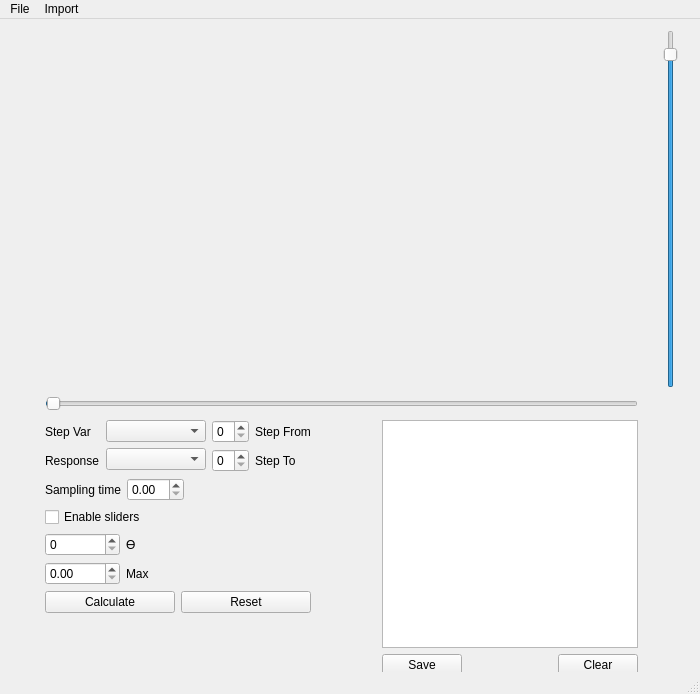
<?xml version="1.0" encoding="UTF-8"?>
<ui version="4.0">
 <class>MainWindow</class>
 <widget class="QMainWindow" name="MainWindow">
  <property name="geometry">
   <rect>
    <x>0</x>
    <y>0</y>
    <width>700</width>
    <height>694</height>
   </rect>
  </property>
  <property name="windowTitle">
   <string>MainWindow</string>
  </property>
  <widget class="QWidget" name="centralwidget">
   <widget class="QWidget" name="">
    <property name="geometry">
     <rect>
      <x>5</x>
      <y>11</y>
      <width>673</width>
      <height>646</height>
     </rect>
    </property>
    <layout class="QVBoxLayout" name="verticalLayout_6">
     <item>
      <layout class="QHBoxLayout" name="horizontalLayout_10">
       <item>
        <widget class="QWidget" name="wi_plot" native="true">
         <property name="minimumSize">
          <size>
           <width>600</width>
           <height>0</height>
          </size>
         </property>
        </widget>
       </item>
       <item>
        <spacer name="Dw_area_vertical_spacer">
         <property name="orientation">
          <enum>Qt::Vertical</enum>
         </property>
         <property name="sizeHint" stdset="0">
          <size>
           <width>20</width>
           <height>358</height>
          </size>
         </property>
        </spacer>
       </item>
       <item>
        <widget class="QSlider" name="MaxValueSlider">
         <property name="maximum">
          <number>100</number>
         </property>
         <property name="sliderPosition">
          <number>95</number>
         </property>
         <property name="orientation">
          <enum>Qt::Vertical</enum>
         </property>
        </widget>
       </item>
      </layout>
     </item>
     <item>
      <layout class="QHBoxLayout" name="horizontalLayout_4">
       <item>
        <spacer name="horizontalSpacer_6">
         <property name="orientation">
          <enum>Qt::Horizontal</enum>
         </property>
         <property name="sizeType">
          <enum>QSizePolicy::Minimum</enum>
         </property>
         <property name="sizeHint" stdset="0">
          <size>
           <width>40</width>
           <height>20</height>
          </size>
         </property>
        </spacer>
       </item>
       <item>
        <widget class="QSlider" name="ResponseValueSlider">
         <property name="maximum">
          <number>8000</number>
         </property>
         <property name="sliderPosition">
          <number>10</number>
         </property>
         <property name="orientation">
          <enum>Qt::Horizontal</enum>
         </property>
        </widget>
       </item>
       <item>
        <spacer name="horizontalSpacer_4">
         <property name="orientation">
          <enum>Qt::Horizontal</enum>
         </property>
         <property name="sizeType">
          <enum>QSizePolicy::Minimum</enum>
         </property>
         <property name="sizeHint" stdset="0">
          <size>
           <width>40</width>
           <height>20</height>
          </size>
         </property>
        </spacer>
       </item>
      </layout>
     </item>
     <item>
      <layout class="QHBoxLayout" name="horizontalLayout_13">
       <item>
        <spacer name="horizontalSpacer_2">
         <property name="orientation">
          <enum>Qt::Horizontal</enum>
         </property>
         <property name="sizeType">
          <enum>QSizePolicy::Minimum</enum>
         </property>
         <property name="sizeHint" stdset="0">
          <size>
           <width>40</width>
           <height>20</height>
          </size>
         </property>
        </spacer>
       </item>
       <item>
        <layout class="QVBoxLayout" name="verticalLayout_8">
         <item>
          <layout class="QVBoxLayout" name="verticalLayout_4">
           <item>
            <layout class="QHBoxLayout" name="horizontalLayout_11">
             <item>
              <layout class="QHBoxLayout" name="horizontalLayout">
               <item>
                <layout class="QVBoxLayout" name="verticalLayout_2">
                 <item>
                  <widget class="QLabel" name="step_var_layout">
                   <property name="text">
                    <string>Step Var</string>
                   </property>
                  </widget>
                 </item>
                 <item>
                  <widget class="QLabel" name="Response_var_layout">
                   <property name="text">
                    <string>Response</string>
                   </property>
                  </widget>
                 </item>
                </layout>
               </item>
               <item>
                <layout class="QVBoxLayout" name="verticalLayout">
                 <item>
                  <widget class="QComboBox" name="StepVarBox">
                   <property name="minimumSize">
                    <size>
                     <width>100</width>
                     <height>0</height>
                    </size>
                   </property>
                  </widget>
                 </item>
                 <item>
                  <widget class="QComboBox" name="ResponseVarBox">
                   <property name="minimumSize">
                    <size>
                     <width>100</width>
                     <height>0</height>
                    </size>
                   </property>
                  </widget>
                 </item>
                </layout>
               </item>
              </layout>
             </item>
             <item>
              <layout class="QVBoxLayout" name="verticalLayout_3">
               <item>
                <layout class="QHBoxLayout" name="horizontalLayout_7">
                 <item>
                  <widget class="QSpinBox" name="sB_from">
                   <property name="minimumSize">
                    <size>
                     <width>37</width>
                     <height>0</height>
                    </size>
                   </property>
                   <property name="maximumSize">
                    <size>
                     <width>37</width>
                     <height>16777215</height>
                    </size>
                   </property>
                  </widget>
                 </item>
                 <item>
                  <widget class="QLabel" name="label_3">
                   <property name="text">
                    <string>Step From</string>
                   </property>
                  </widget>
                 </item>
                </layout>
               </item>
               <item>
                <layout class="QHBoxLayout" name="horizontalLayout_8">
                 <item>
                  <widget class="QSpinBox" name="sB_to">
                   <property name="minimumSize">
                    <size>
                     <width>37</width>
                     <height>0</height>
                    </size>
                   </property>
                   <property name="maximumSize">
                    <size>
                     <width>37</width>
                     <height>16777215</height>
                    </size>
                   </property>
                  </widget>
                 </item>
                 <item>
                  <widget class="QLabel" name="label_4">
                   <property name="text">
                    <string>Step To</string>
                   </property>
                  </widget>
                 </item>
                </layout>
               </item>
              </layout>
             </item>
            </layout>
           </item>
           <item>
            <layout class="QHBoxLayout" name="horizontalLayout_12">
             <item>
              <layout class="QHBoxLayout" name="horizontalLayout_9">
               <item>
                <widget class="QLabel" name="label_5">
                 <property name="text">
                  <string>Sampling time</string>
                 </property>
                </widget>
               </item>
               <item>
                <widget class="QDoubleSpinBox" name="Sb_sampling_time"/>
               </item>
              </layout>
             </item>
             <item>
              <spacer name="horizontalSpacer_5">
               <property name="orientation">
                <enum>Qt::Horizontal</enum>
               </property>
               <property name="sizeType">
                <enum>QSizePolicy::MinimumExpanding</enum>
               </property>
               <property name="sizeHint" stdset="0">
                <size>
                 <width>40</width>
                 <height>20</height>
                </size>
               </property>
              </spacer>
             </item>
            </layout>
           </item>
          </layout>
         </item>
         <item>
          <widget class="QCheckBox" name="checkBox_enable_sliders">
           <property name="text">
            <string>Enable sliders</string>
           </property>
          </widget>
         </item>
         <item>
          <layout class="QVBoxLayout" name="verticalLayout_7">
           <item>
            <layout class="QHBoxLayout" name="horizontalLayout_6">
             <item>
              <widget class="QSpinBox" name="sB_theta">
               <property name="maximumSize">
                <size>
                 <width>75</width>
                 <height>16777215</height>
                </size>
               </property>
               <property name="maximum">
                <number>100000</number>
               </property>
              </widget>
             </item>
             <item>
              <widget class="QLabel" name="label">
               <property name="text">
                <string>ϴ</string>
               </property>
              </widget>
             </item>
            </layout>
           </item>
           <item>
            <layout class="QHBoxLayout" name="horizontalLayout_5">
             <item>
              <widget class="QDoubleSpinBox" name="sB_max">
               <property name="maximumSize">
                <size>
                 <width>75</width>
                 <height>16777215</height>
                </size>
               </property>
               <property name="singleStep">
                <double>0.010000000000000</double>
               </property>
              </widget>
             </item>
             <item>
              <widget class="QLabel" name="label_2">
               <property name="text">
                <string>Max</string>
               </property>
              </widget>
             </item>
            </layout>
           </item>
          </layout>
         </item>
         <item>
          <layout class="QHBoxLayout" name="horizontalLayout_2">
           <item>
            <widget class="QPushButton" name="pB_calculate">
             <property name="text">
              <string>Calculate</string>
             </property>
            </widget>
           </item>
           <item>
            <widget class="QPushButton" name="pB_reset">
             <property name="text">
              <string>Reset</string>
             </property>
            </widget>
           </item>
          </layout>
         </item>
         <item>
          <spacer name="verticalSpacer_2">
           <property name="orientation">
            <enum>Qt::Vertical</enum>
           </property>
           <property name="sizeHint" stdset="0">
            <size>
             <width>20</width>
             <height>40</height>
            </size>
           </property>
          </spacer>
         </item>
        </layout>
       </item>
       <item>
        <spacer name="horizontalSpacer">
         <property name="orientation">
          <enum>Qt::Horizontal</enum>
         </property>
         <property name="sizeType">
          <enum>QSizePolicy::MinimumExpanding</enum>
         </property>
         <property name="sizeHint" stdset="0">
          <size>
           <width>40</width>
           <height>20</height>
          </size>
         </property>
        </spacer>
       </item>
       <item>
        <layout class="QVBoxLayout" name="verticalLayout_5">
         <item>
          <widget class="QTextBrowser" name="resultBox">
           <property name="html">
            <string>&lt;!DOCTYPE HTML PUBLIC &quot;-//W3C//DTD HTML 4.0//EN&quot; &quot;http://www.w3.org/TR/REC-html40/strict.dtd&quot;&gt;
&lt;html&gt;&lt;head&gt;&lt;meta name=&quot;qrichtext&quot; content=&quot;1&quot; /&gt;&lt;style type=&quot;text/css&quot;&gt;
p, li { white-space: pre-wrap; }
&lt;/style&gt;&lt;/head&gt;&lt;body style=&quot; font-family:'MS Shell Dlg 2'; font-size:8.25pt; font-weight:400; font-style:normal;&quot;&gt;
&lt;p style=&quot;-qt-paragraph-type:empty; margin-top:0px; margin-bottom:0px; margin-left:0px; margin-right:0px; -qt-block-indent:0; text-indent:0px;&quot;&gt;&lt;br /&gt;&lt;/p&gt;&lt;/body&gt;&lt;/html&gt;</string>
           </property>
          </widget>
         </item>
         <item>
          <layout class="QHBoxLayout" name="horizontalLayout_3">
           <item>
            <widget class="QPushButton" name="pB_save">
             <property name="text">
              <string>Save</string>
             </property>
            </widget>
           </item>
           <item>
            <spacer name="spacer_save_clear">
             <property name="orientation">
              <enum>Qt::Horizontal</enum>
             </property>
             <property name="sizeHint" stdset="0">
              <size>
               <width>18</width>
               <height>20</height>
              </size>
             </property>
            </spacer>
           </item>
           <item>
            <widget class="QPushButton" name="pB_clear">
             <property name="text">
              <string>Clear</string>
             </property>
            </widget>
           </item>
          </layout>
         </item>
        </layout>
       </item>
       <item>
        <spacer name="horizontalSpacer_3">
         <property name="orientation">
          <enum>Qt::Horizontal</enum>
         </property>
         <property name="sizeType">
          <enum>QSizePolicy::Minimum</enum>
         </property>
         <property name="sizeHint" stdset="0">
          <size>
           <width>40</width>
           <height>20</height>
          </size>
         </property>
        </spacer>
       </item>
      </layout>
     </item>
    </layout>
   </widget>
  </widget>
  <widget class="QMenuBar" name="menubar">
   <property name="geometry">
    <rect>
     <x>0</x>
     <y>0</y>
     <width>700</width>
     <height>21</height>
    </rect>
   </property>
   <widget class="QMenu" name="menuFile">
    <property name="title">
     <string>File</string>
    </property>
    <widget class="QMenu" name="menuExport">
     <property name="title">
      <string>Export</string>
     </property>
     <addaction name="actionPDF"/>
     <addaction name="actionCustom"/>
    </widget>
    <addaction name="actionOpen"/>
    <addaction name="actionClose"/>
    <addaction name="separator"/>
    <addaction name="menuExport"/>
    <addaction name="separator"/>
    <addaction name="actionExit"/>
   </widget>
   <widget class="QMenu" name="menuImport">
    <property name="title">
     <string>Import</string>
    </property>
    <addaction name="actionImport_CSV_file"/>
   </widget>
   <addaction name="menuFile"/>
   <addaction name="menuImport"/>
  </widget>
  <widget class="QStatusBar" name="statusbar"/>
  <action name="actionOpen">
   <property name="text">
    <string>Open</string>
   </property>
  </action>
  <action name="actionClose">
   <property name="text">
    <string>Close</string>
   </property>
  </action>
  <action name="actionPDF">
   <property name="text">
    <string>PDF</string>
   </property>
  </action>
  <action name="actionCustom">
   <property name="text">
    <string>Custom</string>
   </property>
  </action>
  <action name="actionExit">
   <property name="text">
    <string>Exit</string>
   </property>
  </action>
  <action name="actionImport_CSV_file">
   <property name="text">
    <string>Import CSV file</string>
   </property>
  </action>
 </widget>
 <resources/>
 <connections/>
</ui>
